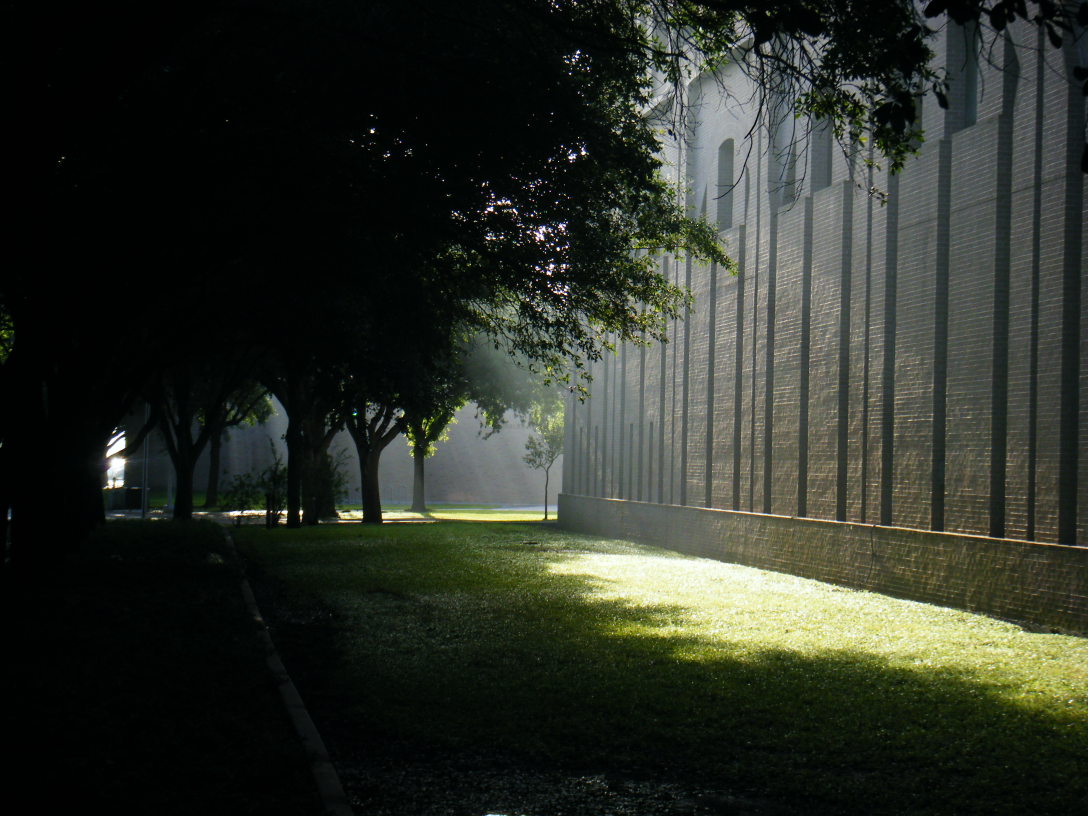
#> input picture assets/images/DSCF3146.JPG, 3264 x 2448 px (shown at 1/3 size)
$ python img_gatherer.py ../assets/images
#> lines starting #> are read from the running program, lines starting #| are printed output that depends on the picture
import os
import sys
from PIL import Image, ExifTags


def compress_and_move_images(input_dir, output_dir):
#> called with input_dir = '../assets/images', output_dir = 'thumbnails'
    if not os.path.exists(output_dir):
        os.makedirs(output_dir)

    full_res_dir = os.path.join(output_dir, "full_res")
    if not os.path.exists(full_res_dir):
        os.makedirs(full_res_dir)

    for filename in os.listdir(input_dir):
        if filename.endswith(('.jpg', '.jpeg', '.png', 'JPG')):
            image_path = os.path.join(input_dir, filename)
            image = Image.open(image_path)
#> image is the input picture: PIL image 3264x2448 RGB; mean R, G, B 44.3, 49, 40
            imageexif = image.getexif()
            # Get the filesize of the full image
            full_image_size = os.path.getsize(image_path)

            # Create a thumbnail version of the image
            thumbnail = image.copy()
            thumbnail.thumbnail((300, 200))  # Adjust the size as needed
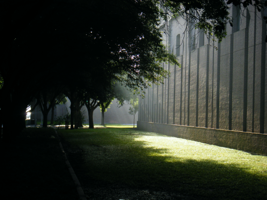
#> thumbnail: PIL image 267x200 RGB; mean R, G, B 44.3, 49, 40

            # Convert EXIF data to bytes
            imageexif[0x010e]= f"Full Image Size: {convert_bytes_to_readable_size(full_image_size)} bytes"

            # Save thumbnail with custom EXIF tag
            thumbnail_path = os.path.join(output_dir, filename)
            thumbnail.save(
                thumbnail_path,
                exif=imageexif
            )

            # Move the original image to the 'full_res' directory with modified filename
            new_filename = os.path.splitext(filename)[0] + "_full_res" + os.path.splitext(filename)[1]
            full_res_path = os.path.join(full_res_dir, new_filename)
            os.rename(image_path, full_res_path)

            print(f"Processed: {filename}")
#> pass 2 of the loop in compress_and_move_images, `for filename in os.listdir(input_dir):`:
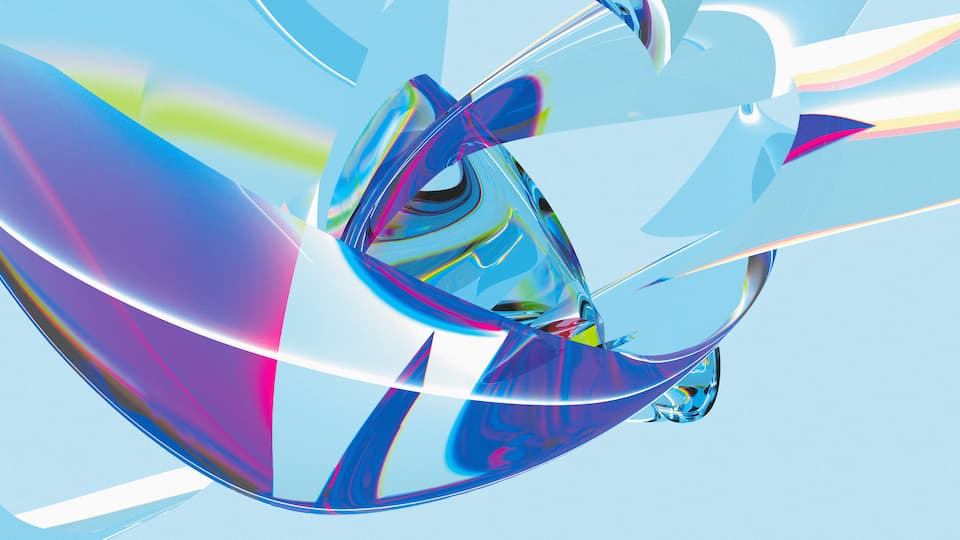
#> input picture assets/images/default.jpg, 960 x 540 px
#> in compress_and_move_images, image is the input picture: PIL image 960x540 RGB; mean R, G, B 153, 188.6, 219.6
#> in compress_and_move_images, `thumbnail.thumbnail((300, 200))`:
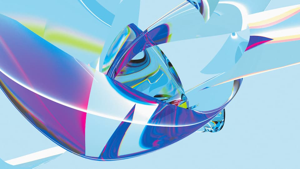
#> thumbnail: PIL image 300x169 RGB; mean R, G, B 153, 188.6, 219.6

def convert_bytes_to_readable_size(bytes_size):
    if bytes_size < 1024:
        return f"{bytes_size} B"
    elif bytes_size < 1024 ** 2:
        return f"{bytes_size / 1024:.2f} KB"
    elif bytes_size < 1024 ** 3:
        return f"{bytes_size / (1024 ** 2):.2f} MB"
    else:
        return f"{bytes_size / (1024 ** 3):.2f} GB"


if __name__ == "__main__":
    if len(sys.argv) != 2:
        print("Usage: python script.py <input_directory>")
        sys.exit(1)

    input_directory = sys.argv[1]
    output_directory = "thumbnails"  # You can change this to the desired output directory
    compress_and_move_images(input_directory, output_directory)
